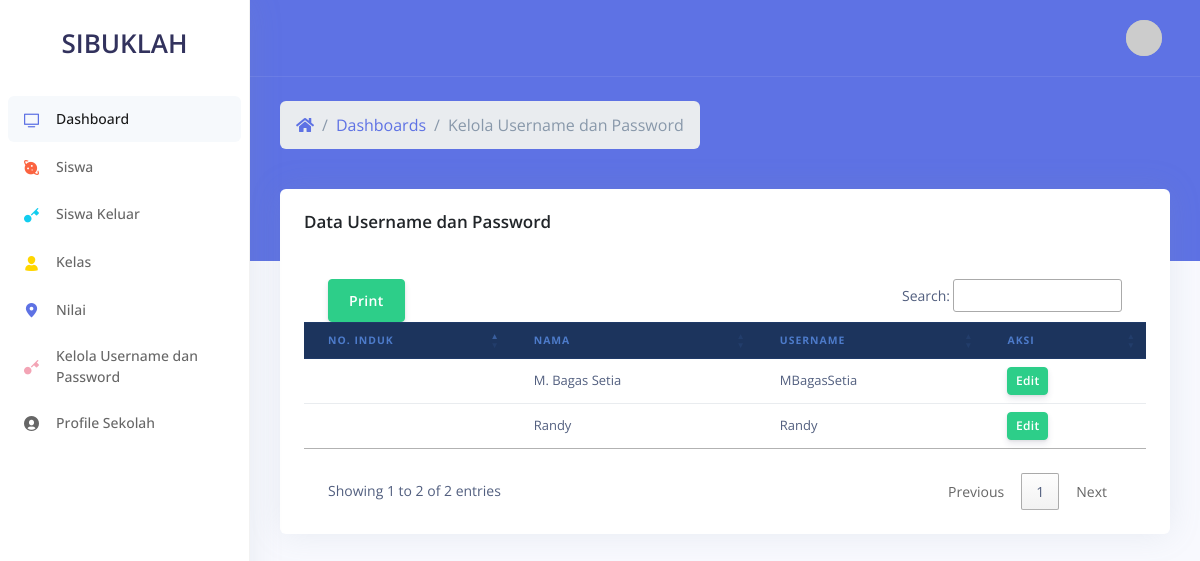
Screenshot of /tata_usaha/username_password (signed in) with the database file from the repository.
### tables this page shows
CREATE TABLE `siswa` (
  `id_siswa` int(11) NOT NULL,
  `user_id` varchar(191) NOT NULL,
  `nama` varchar(191) NOT NULL,
  `kelas` varchar(191) DEFAULT NULL,
  `status` enum('aktif','lulus','pindah','mengundurkan_diri') NOT NULL,
  `alamat` text NOT NULL,
  `tempat_lahir` varchar(191) NOT NULL,
  `tanggal_lahir` date DEFAULT NULL,
  `jenis_kelamin` enum('laki-laki','perempuan') NOT NULL,
  `nisn` varchar(191) NOT NULL,
  `nis` varchar(191) NOT NULL,
  `nik` varchar(191) NOT NULL,
  `anak_ke` varchar(191) NOT NULL,
  `nama_ayah` varchar(191) NOT NULL,
  `nik_ayah` varchar(191) NOT NULL,
  `tanggal_lahir_ayah` date NOT NULL,
  `nama_ibu` varchar(191) NOT NULL,
  `nik_ibu` varchar(191) NOT NULL,
  `tanggal_lahir_ibu` date NOT NULL,
  `foto` varchar(191) NOT NULL,
  `created_at` datetime DEFAULT NULL,
  `updated_at` datetime DEFAULT NULL,
  `tanggal_masuk` date NOT NULL,
  `asal_sekolah` varchar(191) NOT NULL,
  `no_ijazah` varchar(191) NOT NULL,
  `no_akte` varchar(191) NOT NULL
);

CREATE TABLE `user` (
  `id_user` varchar(191) NOT NULL,
  `username` varchar(191) NOT NULL,
  `password` varchar(191) NOT NULL,
  `level` enum('tu','siswa') NOT NULL,
  `created_at` datetime DEFAULT NULL,
  `updated_at` datetime DEFAULT NULL
);

### application/controllers/TataUsaha/Siswa.php (called while the page is built, shortened)
<?php
class Siswa extends CI_Controller {
  public function usernamePassword()
  {
    $data['konten'] = 'tata_usaha/usernamePassword';
    $data['siswa']  = $this->ModelSiswa->getAll('aktif');
		$this->load->view('tata_usaha/template', $data);
  }
}

### index.php (called while the page is built, shortened)
<?php
require_once BASEPATH.'core/CodeIgniter.php';

### application/models/ModelSiswa.php (called while the page is built, shortened)
<?php
class ModelSiswa extends CI_Model {
	public function getAll($status)
	{
    $this->db->join('kelas', 'siswa.kelas = kelas.id_kelas', 'left outer');
    $this->db->join('user', 'siswa.user_id = user.id_user');
    if ($status) {
      $this->db->where('status', $status);
    }
    return $this->db->get('siswa')->result_array();
	}
}

### application/views/tata_usaha/usernamePassword.php (the view, shortened to what this page needs)
<div class="header bg-primary pb-6">
  <div class="container-fluid">
    <div class="header-body">
      <div class="row align-items-center py-4">
        <div class="col-lg-6 col-7">
          <nav aria-label="breadcrumb" class="d-none d-md-inline-block">
            <ol class="breadcrumb breadcrumb-links breadcrumb-dark">
              <li class="breadcrumb-item"><a href="<?= base_url(); ?>"><i class="fas fa-home"></i></a></li>
              <li class="breadcrumb-item"><a href="<?= base_url(); ?>">Dashboards</a></li>
              <li class="breadcrumb-item active" aria-current="page">Kelola Username dan Password</li>
            </ol>
          </nav>
        </div>
      </div>
    </div>
  </div>
</div>
<div class="container-fluid mt--6">
  <div class="row">
    <div class="col">
      <div class="card shadow">
        <div class="card-header bg-transparent border-0">
          <h3 class="text-dark mb-0">Data Username dan Password</h3>
        </div>
        <div class="card-body bg-transparent border-0">
          <div class="table-responsive">
            <table class="table align-items-center table-flush" id="myTable">
              <thead class="thead-dark">
                <tr>
                  <th scope="col">No. Induk</th>
                  <th scope="col">Nama</th>
                  <th scope="col">Username</th>
                  <th scope="col">Aksi</th>
                </tr>
              </thead>
              <tbody class="list">
                <?php
                  foreach ($siswa as $key) { ?>
                    <tr>
                      <td><?= $key['no_induk']; ?></td>
                      <td><?= $key['nama']; ?></td>
                      <td><?= $key['username']; ?></td>
                      <td>
                        <a href="<?= base_url('tata_usaha/username_password/edit/' . $key['id_user']); ?>" class="btn btn-sm btn-success">Edit</a>
                      </td>
                    </tr>
                  <?php }
                ?>
              </tbody>
            </table>
          </div>
        </div>
      </div>
    </div>
  </div>

### rows the page displays
siswa: nama "M. Bagas Setia", user.username "MBagasSetia"
siswa: nama "Randy", user.username "Randy"
